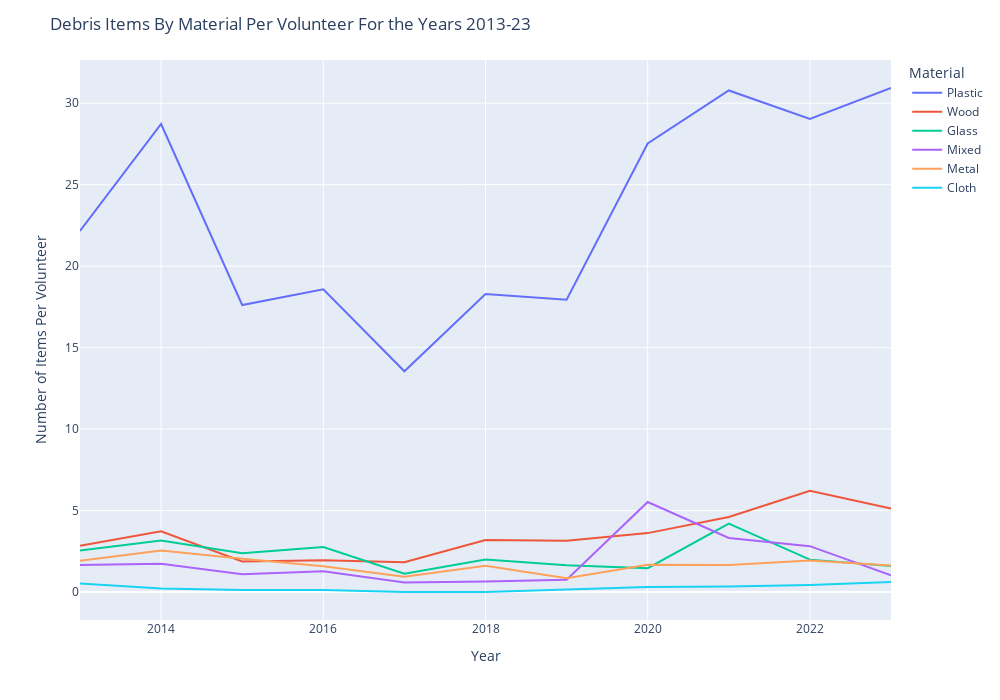

The cell this chart's notebook holds for it:
### Markdown cell above
In the Top 5 Trash Categories graph, it looks like the number of cigarette butts have increased since 2020. But after dividing number of debris items by number of volunteers, it seems there might be a slight decreasing trend for cigarette butts from 2020 onwards. Unfortunately there seems to be an increasing number of plastic pieces on our shores.

## Debris Items Grouped by Material
We'll group our data by trash material and look what's the most common material that's littering our coastline. This graph is similar to Figure 14 in NOAA's marine debris report, but instead of showing percentages of total number of trash items, we're plotting number of debris items grouped by their material per volunteer. Somewhat different categories are used here: wood and paper are labeled just 'wood'.

### Code cell
fig = graph_maker.material_per_volunteer()
fig.show()

### Figure 1 — Plotly figure (JSON) as saved in the notebook; plotly's stock layout.template omitted (floating-point values rounded to 4 significant figures)
{"data": [{"hovertemplate": "material=Plastic<br>Year=%{x}<br>value=%{y}<extra></extra>", "legendgroup": "Plastic", "line": {"color": "#636efa", "dash": "solid"}, "marker": {"symbol": "circle"}, "mode": "lines", "name": "Plastic", "orientation": "v", "showlegend": true, "type": "scatter", "x": [2013, 2014, 2015, 2016, 2017, 2018, 2019, 2020, 2021, 2022, 2023], "xaxis": "x", "y": [22.16, 28.72, 17.61, 18.58, 13.55, 18.29, 17.94, 27.53, 30.78, 29.03, 30.93], "yaxis": "y"}, {"hovertemplate": "material=Wood<br>Year=%{x}<br>value=%{y}<extra></extra>", "legendgroup": "Wood", "line": {"color": "#EF553B", "dash": "solid"}, "marker": {"symbol": "circle"}, "mode": "lines", "name": "Wood", "orientation": "v", "showlegend": true, "type": "scatter", "x": [2013, 2014, 2015, 2016, 2017, 2018, 2019, 2020, 2021, 2022, 2023], "xaxis": "x", "y": [2.835, 3.72, 1.879, 1.952, 1.832, 3.185, 3.147, 3.614, 4.607, 6.215, 5.118], "yaxis": "y"}, {"hovertemplate": "material=Glass<br>Year=%{x}<br>value=%{y}<extra></extra>", "legendgroup": "Glass", "line": {"color": "#00cc96", "dash": "solid"}, "marker": {"symbol": "circle"}, "mode": "lines", "name": "Glass", "orientation": "v", "showlegend": true, "type": "scatter", "x": [2013, 2014, 2015, 2016, 2017, 2018, 2019, 2020, 2021, 2022, 2023], "xaxis": "x", "y": [2.549, 3.161, 2.377, 2.762, 1.116, 1.991, 1.641, 1.462, 4.199, 1.987, 1.594], "yaxis": "y"}, {"hovertemplate": "material=Mixed<br>Year=%{x}<br>value=%{y}<extra></extra>", "legendgroup": "Mixed", "line": {"color": "#ab63fa", "dash": "solid"}, "marker": {"symbol": "circle"}, "mode": "lines", "name": "Mixed", "orientation": "v", "showlegend": true, "type": "scatter", "x": [2013, 2014, 2015, 2016, 2017, 2018, 2019, 2020, 2021, 2022, 2023], "xaxis": "x", "y": [1.651, 1.738, 1.082, 1.272, 0.583, 0.6386, 0.7478, 5.523, 3.312, 2.815, 1.022], "yaxis": "y"}, {"hovertemplate": "material=Metal<br>Year=%{x}<br>value=%{y}<extra></extra>", "legendgroup": "Metal", "line": {"color": "#FFA15A", "dash": "solid"}, "marker": {"symbol": "circle"}, "mode": "lines", "name": "Metal", "orientation": "v", "showlegend": true, "type": "scatter", "x": [2013, 2014, 2015, 2016, 2017, 2018, 2019, 2020, 2021, 2022, 2023], "xaxis": "x", "y": [1.911, 2.547, 2.048, 1.576, 0.939, 1.607, 0.8424, 1.679, 1.65, 1.929, 1.62], "yaxis": "y"}, {"hovertemplate": "material=Cloth<br>Year=%{x}<br>value=%{y}<extra></extra>", "legendgroup": "Cloth", "line": {"color": "#19d3f3", "dash": "solid"}, "marker": {"symbol": "circle"}, "mode": "lines", "name": "Cloth", "orientation": "v", "showlegend": true, "type": "scatter", "x": [2013, 2014, 2015, 2016, 2017, 2018, 2019, 2020, 2021, 2022, 2023], "xaxis": "x", "y": [0.5236, 0.222, 0.1224, 0.123, 0.001073, 0, 0.1591, 0.3048, 0.3343, 0.4367, 0.6123], "yaxis": "y"}], "layout": {"autosize": false, "height": 700, "legend": {"title": {"text": "Material"}, "tracegroupgap": 0}, "margin": {"t": 60}, "title": {"text": "Debris Items By Material Per Volunteer For the Years 2013-23"}, "width": 1000, "xaxis": {"anchor": "y", "autorange": true, "domain": [0, 1], "range": [2013, 2023], "title": {"text": "Year"}, "type": "linear"}, "yaxis": {"anchor": "x", "autorange": true, "domain": [0, 1], "range": [-1.719, 32.65], "title": {"text": "Number of Items Per Volunteer"}, "type": "linear"}}}
